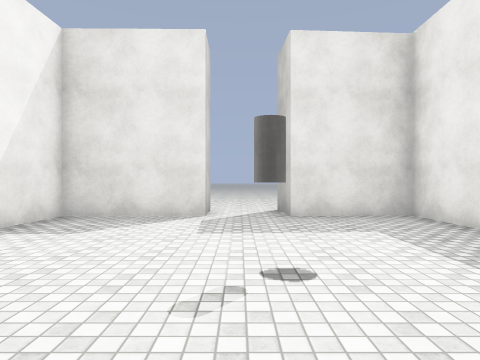
[1] (above)

21 first-person views from a walk through a Unity game level. The camera is 1.4 m above the floor, looks level and sees 75° across. Doors are open. The floor is counted in squares, 2 m on a side. Each view is taken from the middle of a square. On the plan, view 1 faces up. The plan holds only what a view shows up to about 10 squares ahead; the rest is blank. The place goes on beyond the plan. The player character is not drawn. Surface patterns are stand-ins for the level's own textures.

[2]
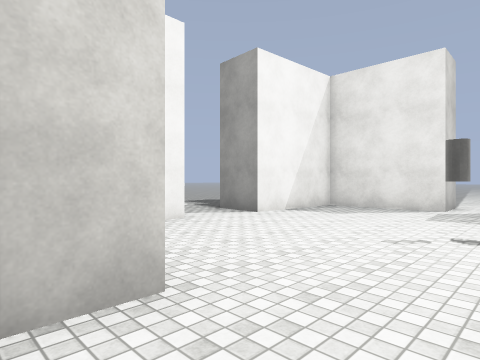

[3]
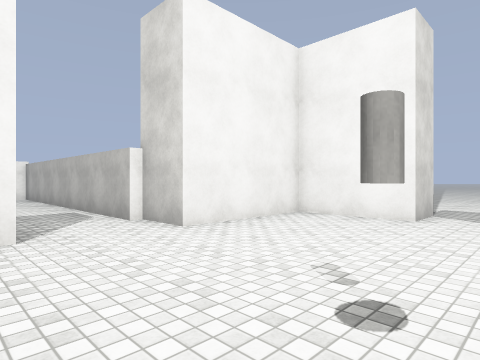

[4]
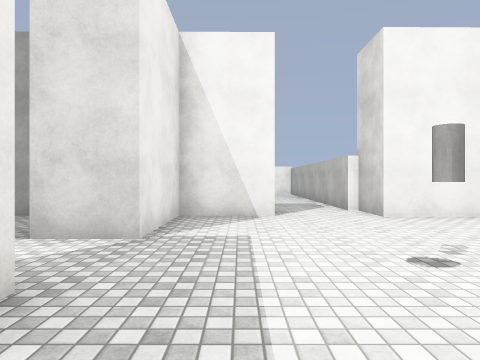

[5]
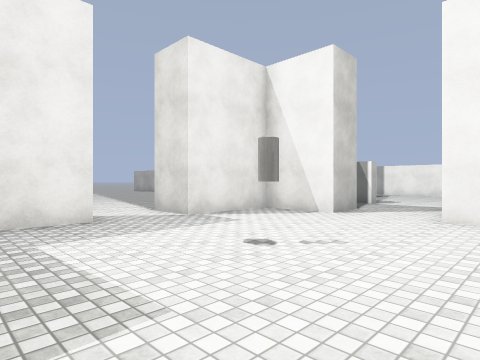

[6]
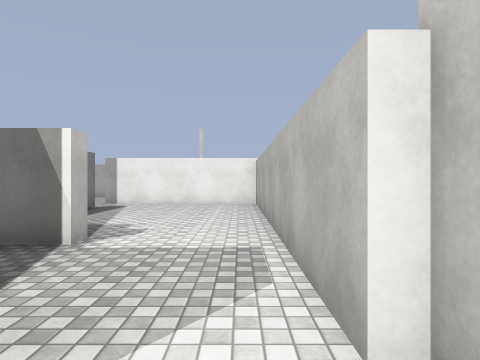

[7]
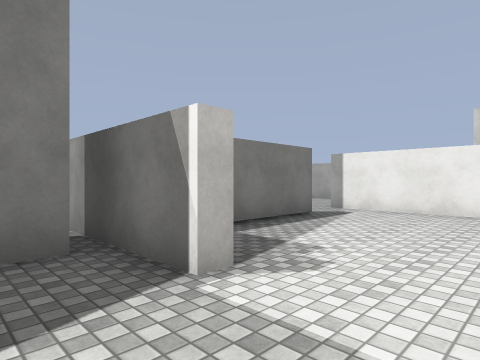

[8]
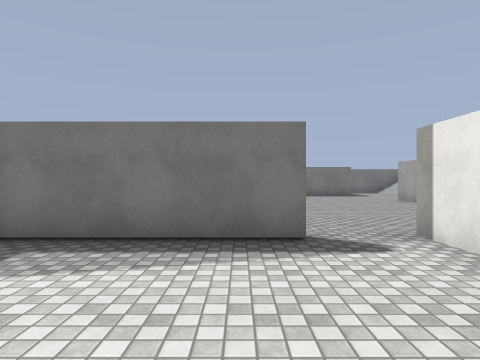

[9]
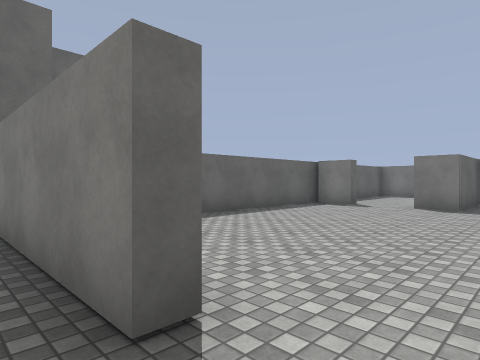

[10]
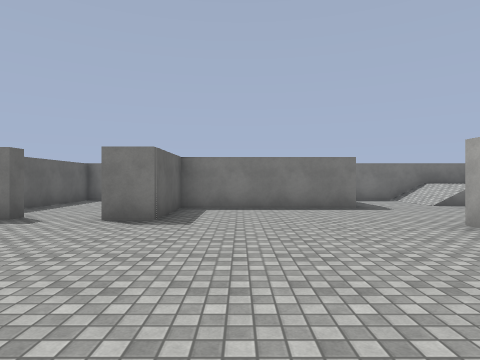

[11]
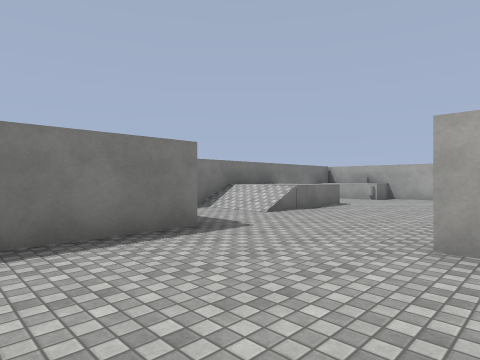

[12]
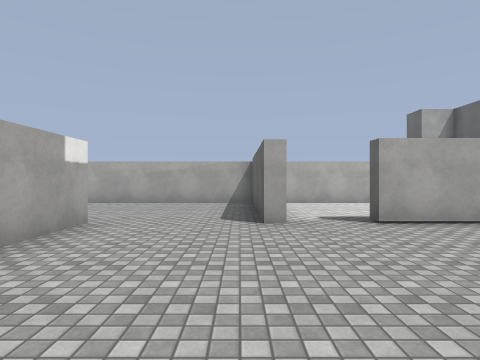

[13]
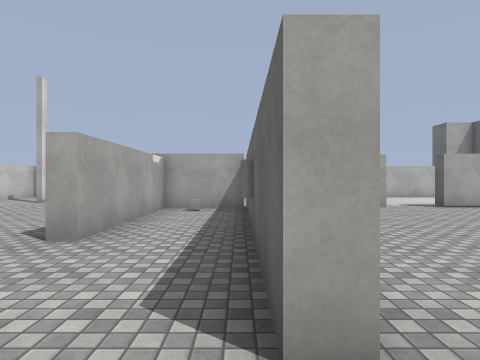

[14]
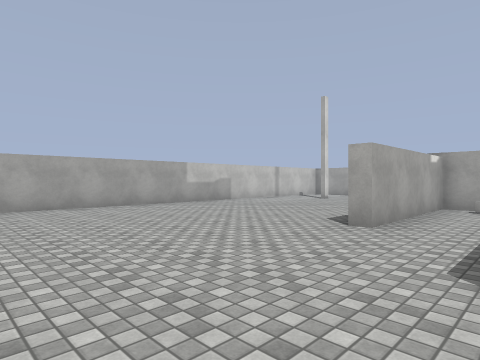

[15]
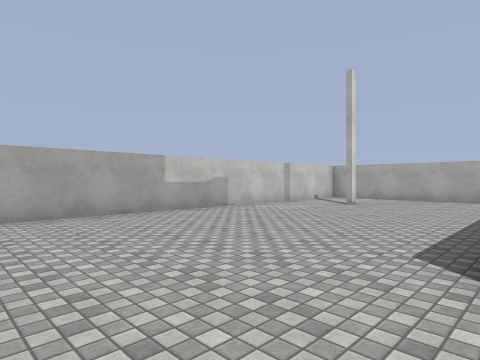

[16]
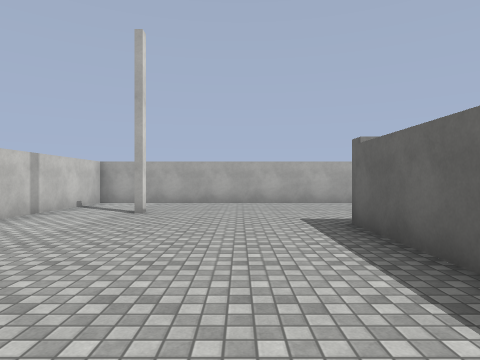

[17]
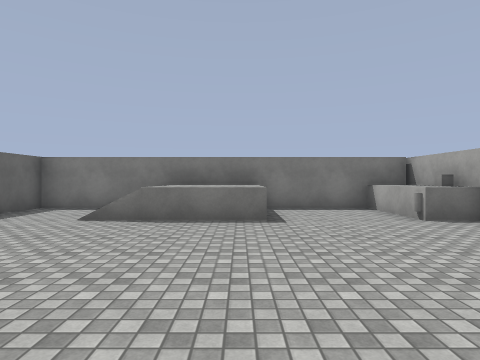

[18]
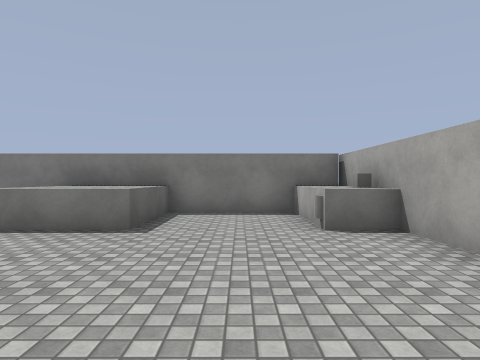

[19]
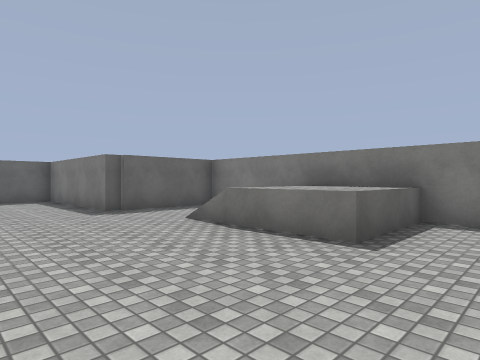

[20]
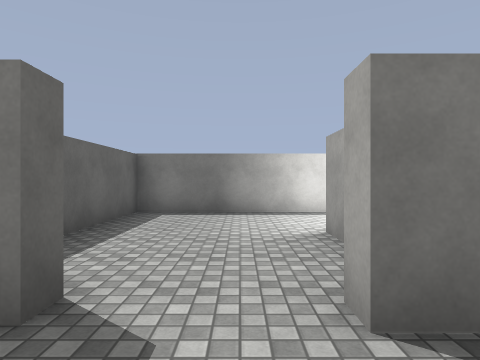

[21]
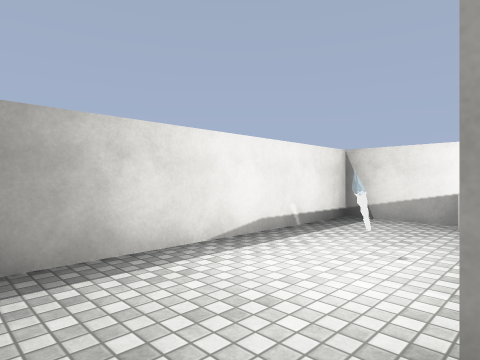

### Floor plan
Ten units are one square. View 1 is at (0, 0); x grows to the right and y downward. Boxes are objects, and circles mark ways between rooms. Rooms are numbered by the first view taken in them; rooms with no view inside come last. Other rooms are left out.
<svg viewBox="-50 -78 226 305">
<path fill="none" stroke="#000" d="M34 -30 34 -61 10 -60 9 -73M-38 -13 -38 10 -7 9 -7 22M-5 21 -5 51M13 24 13 11 32 11 32 -13 46 -13M-8 -72 -8 -60 -34 -60 -36 -31M18 44 48 44M32 40 32 33M36 88 36 51M-5 51 -5 103 40 103M96 135 108 135 108 138 49 138M68 162 39 162M43 139 43 159 84 159 84 162M39 135 59 135M149 127 168 127 168 48 135 48M40 103 40 106 -1 106M135 82 142 82M169 185 159 185M154 212 169 212M144 222 144 211M114 60 114 49M40 71 40 88M-5 105 -5 222 171 222M118 48 70 48M168 222 168 130 138 130 138 85 114 85 114 76 119 76"/>
<rect x="145" y="205" width="10" height="10" fill="#bbb"><title>other object</title></rect>
<rect x="145" y="115" width="10" height="10" fill="#bbb"><title>other object</title></rect>
<rect x="145" y="95" width="10" height="10" fill="#bbb"><title>other object</title></rect>
<circle cx="5" cy="50" r="3" fill="#2a7"/>
<circle cx="40" cy="95" r="3" fill="#2a7"/>
<text x="0" y="-20">1</text>
<text x="10" y="80">2</text>
<text x="90" y="150">3</text>
</svg>
Room 1 opens to room 2. Room 2 opens to room 3.

Where each view was taken, in squares from view 1:
view 1: 0 up, 0 right, facing up
view 2: 2 down, 1 right, facing up-left
view 3: 3 up, 2 right, facing down-left
view 4: 5 up, 2 right, facing down
view 5: 5 up, 2 left, facing down-right
view 6: 1 down, 0 right, facing down
view 7: 3 down, 0 right, facing down-right
view 8: 8 down, 0 right, facing right
view 9: 10 down, 3 right, facing up-right
view 10: 10 down, 6 right, facing right
view 11: 10 down, 10 right, facing down-right
view 12: 11 down, 9 right, facing left
view 13: 14 down, 12 right, facing left
view 14: 14 down, 13 right, facing down-left
view 15: 16 down, 11 right, facing down-left
view 16: 18 down, 9 right, facing left
view 17: 18 down, 9 right, facing right
view 18: 20 down, 10 right, facing right
view 19: 20 down, 11 right, facing up-right
view 20: 7 down, 10 right, facing right
view 21: 7 down, 14 right, facing down-right
